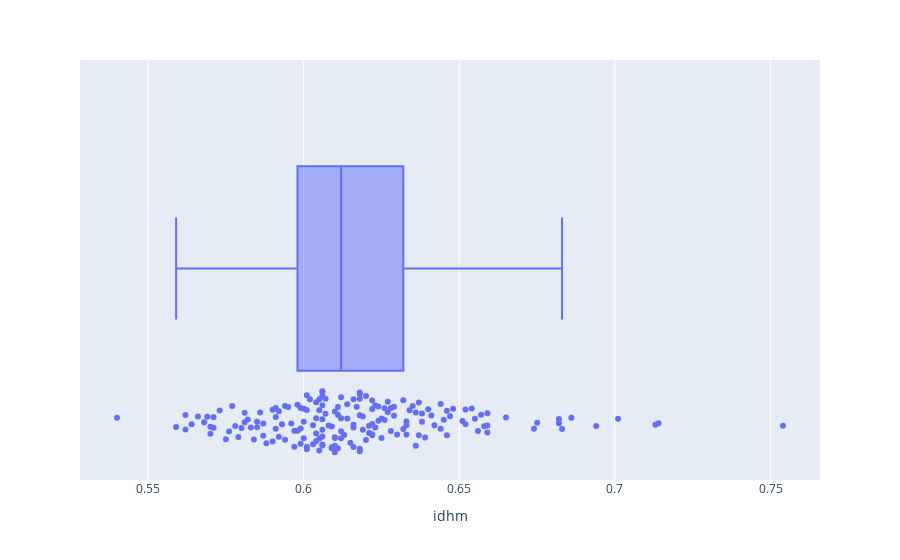

The cell this chart's notebook holds for it:
### Code cell
# Boxplot da variável idhm
px.box(df, x = 'idhm', points = 'all')

### Figure 1 — Plotly figure (JSON) as saved in the notebook; plotly's stock layout.template omitted (floating-point values rounded to 4 significant figures; data arrays with more than 128 entries replaced by an {"elided": "..."} marker saying what was removed)
{"data": [{"alignmentgroup": "True", "boxpoints": "all", "hovertemplate": "idhm=%{x}<extra></extra>", "legendgroup": "", "marker": {"color": "#636efa"}, "name": "", "notched": false, "offsetgroup": "", "orientation": "h", "showlegend": false, "type": "box", "x": {"elided": "182 float values"}, "x0": " ", "xaxis": "x", "y0": " ", "yaxis": "y"}], "layout": {"boxmode": "group", "legend": {"tracegroupgap": 0}, "margin": {"t": 60}, "xaxis": {"anchor": "y", "domain": [0, 1], "title": {"text": "idhm"}}, "yaxis": {"anchor": "x", "domain": [0, 1]}}}
